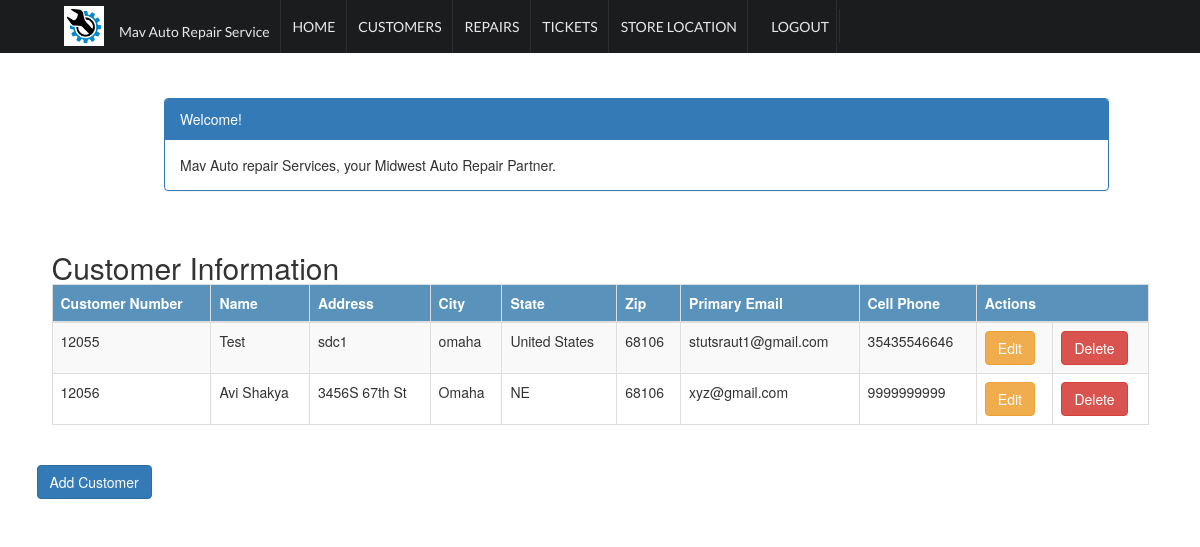
/customer_list (signed in), run on the app's committed database.
### crm/models.py (models this page shows, shortened)
class Customer(models.Model):
    cust_name = models.CharField(max_length=50)
    cust_number = models.IntegerField(blank=False, null=False)
    address = models.CharField(max_length=200)
    city = models.CharField(max_length=50)
    state = models.CharField(max_length=50)
    zipcode = models.CharField(max_length=10)
    phone_number = models.CharField(max_length=50)
    email = models.EmailField(max_length=100)
    created_date = models.DateTimeField(
        default=timezone.now)
    updated_date = models.DateTimeField(auto_now_add=True)

### crm/views.py (the view)
# urls.py: path('customer_list', views.customer_list, name='customer_list'),
@login_required
def customer_list(request):
    customer = Customer.objects.filter(created_date__lte=timezone.now())
    return render(request, 'crm/customer_list.html',
                 {'customers': customer})

### crm/templates/crm/customer_list.html (shortened to what this page needs)
{% extends 'crm/base.html' %}
{% block content %}
    <html>
    <head>
  <link rel="stylesheet" href="https://maxcdn.bootstrapcdn.com/bootstrap/3.4.1/css/bootstrap.min.css">
    </head>
    <body>
 <div class="ui main container">
    <div class="container">
        <div class="row">
            <div class="col-md-10 col-md-offset-1">
                <div class="panel panel-primary">
                    <div class="panel-heading">Welcome!</div>
                    <div class="panel-body">
                        Mav Auto repair Services, your Midwest Auto Repair Partner.
                    </div>
                </div>
            </div>
        </div>
    </div>
    <div class="row"> <br/>
        <h2 style="padding-left: 15Px">Customer Information</h2>
    </div>
    <div>
        <table class="table table-striped table-bordered table-hover">
            <thead>
            <tr class="bg-info">
                <th>Customer Number</th>
                <th>Name</th>
                <th>Address</th>
                <th>City</th>
                <th>State</th>
                <th>Zip</th>
                <th>Primary Email</th>
                <th>Cell Phone</th>
                <th colspan="3">Actions</th>
            </tr>
            </thead>
            <tbody>
            {% for customer in customers %}
                <tr>
                    <td>{{ customer.cust_number }}</td>
                    <td>{{ customer.cust_name }}</td>
                    <td>{{ customer.address }}</td>
                    <td>{{ customer.city }}</td>
                    <td>{{ customer.state }}</td>
                    <td>{{ customer.zipcode }}</td>
                    <td>{{ customer.email }}</td>
                    <td>{{ customer.phone_number }}</td>
                    <td><a href="{% url 'crm:customer_edit' pk=customer.pk %}" class="btn btn-warning">Edit</a>
                    <td><a href="{% url 'crm:customer_delete' pk=customer.pk %}"
                           onclick="return confirm('Are you sure you want to delete?')"
                           class="btn btn-danger">Delete</a>
                    </td>
                </tr>
            {% endfor %}
            </tbody>
        </table>
    </div>
  <div class="row">
             <a href="{% url 'crm:customer_new' %}" class="row"><span
                    class="btn btn-primary">Add Customer</span></a>
        </div>
 </div>
    </body>
    </html>
{% endblock %}

### crm/static/css/base.css (style rules this page uses)
body { margin:0; padding:0; font-family:helvetica, sans-serif; }
h1, h2, h3, h4, h5 , h6 { font-family: 'Ubuntu', sans-serif; font-weight:normal; }
a { text-decoration:none; color:#5993bb; }
table { width:100%; border-spacing:0; border-collapse: collapse; }
table th, table td { text-align:left; font-size:14px; padding:10px; margin:0; }
tbody tr:nth-child(odd) { background:#efefef; }
thead th, tbody tr.total { background:#5993bb; color:#fff; font-weight:bold; }

### crm/static/semantic/components/site.css (style rules this page uses)
html, body { height: 100%; }
html { font-size: 14px; }
body { margin: 0px; padding: 0px; overflow-x: hidden; min-width: 320px; background: #FFFFFF; font-family: 'Lato', 'Helvetica Neue', Arial, Helvetica, sans-serif; font-size: 14px; line-height: 1.4285em; color: rgba(0, 0, 0, 0.87); font-smoothing: antialiased; }
h1, h2, h3, h4, h5 { font-family: 'Lato', 'Helvetica Neue', Arial, Helvetica, sans-serif; line-height: 1.28571429em; margin: calc(2rem - 0.14285714em ) 0em 1rem; font-weight: bold; padding: 0em; }
h2 { font-size: 1.71428571rem; }
h1:last-child, h2:last-child, h3:last-child, h4:last-child, h5:last-child { margin-bottom: 0em; }
a { color: #4183C4; text-decoration: none; }

### crm/static/semantic/components/container.css (style rules this page uses)
.ui.container { display: block; max-width: 100% !important; }
@media only screen and (min-width: 1200px) { .ui.container { width: 1127px; margin-left: auto !important; margin-right: auto !important; } }

### crm/templates/crm/base.html (style rules this page uses)
body { background-color: #FFFFFF; height: auto; }
.main.container { margin-top: 7em; }

### crm/templates/crm/customer_list.html (style rules this page uses)
body { background-color: white; }

### data on the page
Customer: cust_number "12055", cust_name "Test", address "sdc1", city "omaha", state "United States", zipcode "68106", email "stutsraut1@gmail.com", phone_number "35435546646"
Customer: cust_number "12056", cust_name "Avi Shakya", address "3456S 67th St", city "Omaha", state "NE", zipcode "68106", email "xyz@gmail.com", phone_number "9999999999"
